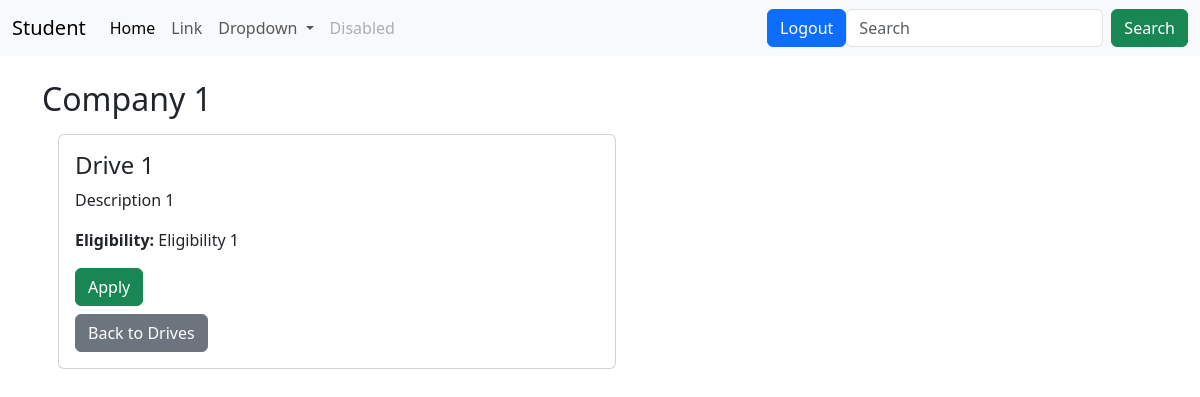
Page /student/student/view_drive/1 on the committed database.
### application/models.py (models this page shows)
class  Company(db.Model):
    __tablename__ = "company"
    user = db.relationship("Users", backref="company", uselist = False)
    name = db.Column(db.String(150), nullable=False)
    company_id = db.Column(db.Integer(),primary_key=True,autoincrement=True)
    user_id = db.Column(db.Integer(),db.ForeignKey("users.user_id"),nullable=False,unique=True)
    hr_contact=db.Column(db.String(15),unique=True)
    website=db.Column(db.String(200)) #url
    status=db.Column(db.String(30)) #approved or pending or rejected

class Placement(db.Model):
    __tablename__ = "placement"
    drive_id = db.Column(db.Integer(),primary_key=True,autoincrement=True)
    company_id = db.Column(db.Integer(),db.ForeignKey("company.company_id"),nullable=False)
    name=db.Column(db.String(50))
    title=db.Column(db.String(50))
    description=db.Column(db.Text())
    eligibility=db.Column(db.String(200))
    deadline=db.Column(db.Date())
    status=db.Column(db.String(30),default="open") #open/closed
    company = db.relationship("Company",backref="placement")

### application/student.py (the view)
@api.route("/student/view_drive/<int:drive_id>", methods=["GET"])
def view_drive(drive_id):
    drive = Placement.query.filter_by(drive_id=drive_id).first()
    company = Company.query.get(drive.company_id)
    return render_template("student/drive.html",drive=drive,company=company)

### templates/student/drive.html
{% extends "student/layout.html" %}
{% block body %}
<h2>{{ company.name }}</h2>
<div class="card col-6 m-3">
    <div class="card-body">
        <h4>{{ drive.name }}</h4>
        <p>{{ drive.description }}</p>
        <p>
            <strong>Eligibility:</strong>
            {{ drive.eligibility }}
        </p>
        <form method="POST"
            action="{{ url_for('student_api.apply_drive', drive_id=drive.drive_id) }}">
            <button type="submit" class="btn btn-success">
                Apply
            </button>
        </form>
        <a href="{{ url_for('student_api.view_drives', company_id=company.company_id) }}"
           class="btn btn-secondary mt-2">
            Back to Drives
        </a>
    </div>
</div>
{% endblock %}

### rows in the picture
Company: name "Company 1"
Placement: name "Drive 1", description "Description 1", eligibility "Eligibility 1"
